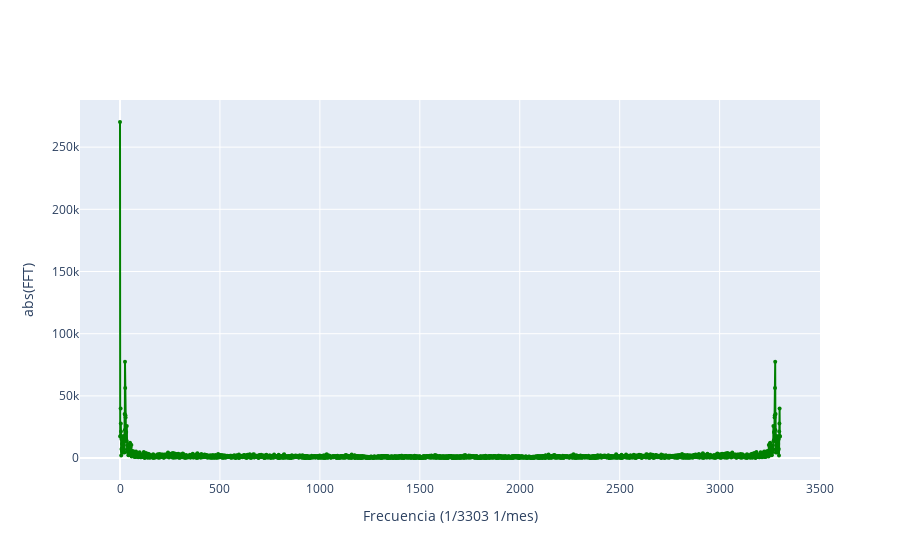

The cell this chart's notebook holds for it:
### Code cell
import plotly

import plotly.graph_objects as go
import plotly.offline as pyo
from plotly.offline import init_notebook_mode
 
init_notebook_mode(connected=True)
import numpy as np

fig = go.Figure(data=go.Scatter(x=Xf, y=F, mode='lines+markers',marker=dict(color='green',symbol='circle', size=4,)))
fig.update_layout(xaxis_title="Frecuencia (1/3303 1/mes)",yaxis_title="abs(FFT)")
fig.show()

### Figure 1 — Plotly figure (JSON) as saved in the notebook; plotly's stock layout.template omitted (floating-point values rounded to 4 significant figures; data arrays with more than 128 entries replaced by an {"elided": "..."} marker saying what was removed)
{"data": [{"marker": {"color": "green", "size": 4, "symbol": "circle"}, "mode": "lines+markers", "type": "scatter", "x": {"elided": "3303 int values"}, "y": {"elided": "3303 float values"}}], "layout": {"autosize": true, "xaxis": {"autorange": true, "range": [-196.5, 3499.0], "title": {"text": "Frecuencia (1/3303 1/mes)"}, "type": "linear"}, "yaxis": {"autorange": true, "range": [-20720.0, 291000.0], "title": {"text": "abs(FFT)"}, "type": "linear"}}}
